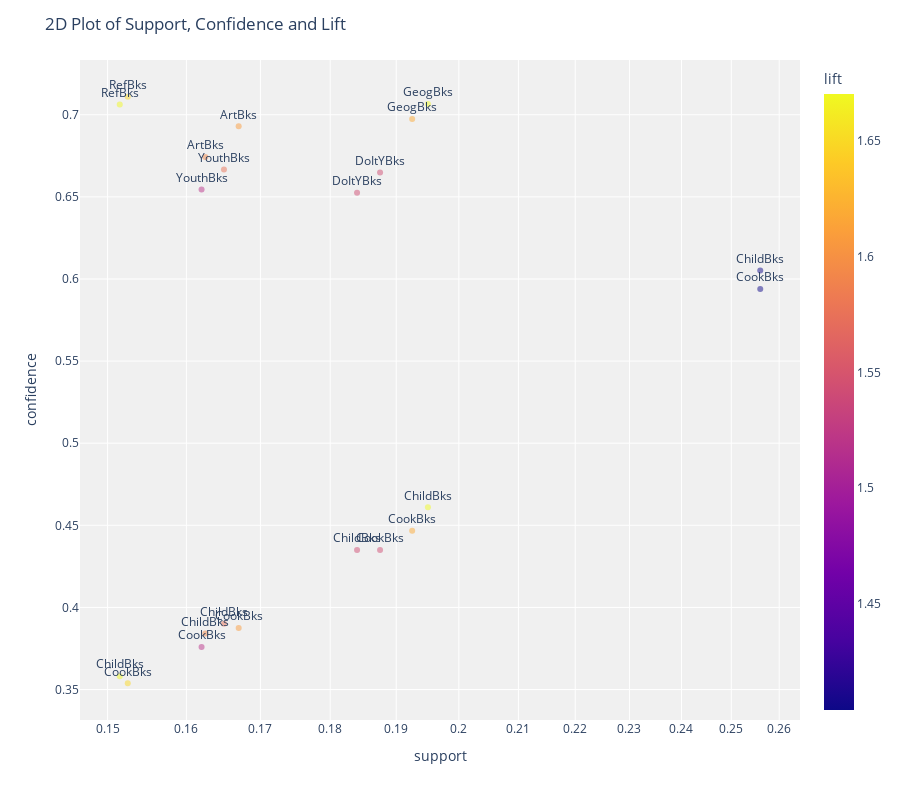

Write notebook code for a chart like this one.
### Code cell
plot_model(Rules, plot='2d')

### Figure 1 — Plotly figure (JSON) as saved in the notebook; plotly's stock layout.template omitted (floating-point values rounded to 4 significant figures)
{"data": [{"customdata": [["YouthBks", "ChildBks"], ["ChildBks", "YouthBks"], ["CookBks", "ChildBks"], ["ChildBks", "CookBks"], ["DoItYBks", "ChildBks"], ["ChildBks", "DoItYBks"], ["ChildBks", "RefBks"], ["RefBks", "ChildBks"], ["ChildBks", "ArtBks"], ["ArtBks", "ChildBks"], ["ChildBks", "GeogBks"], ["GeogBks", "ChildBks"], ["CookBks", "YouthBks"], ["YouthBks", "CookBks"], ["DoItYBks", "CookBks"], ["CookBks", "DoItYBks"], ["CookBks", "RefBks"], ["RefBks", "CookBks"], ["CookBks", "ArtBks"], ["ArtBks", "CookBks"], ["CookBks", "GeogBks"], ["GeogBks", "CookBks"]], "hovertemplate": "support=%{x}<br>confidence=%{y}<br>antecedents_short=%{text}<br>antecedents=%{customdata[0]}<br>consequents=%{customdata[1]}<br>lift=%{marker.color}<extra></extra>", "legendgroup": "", "marker": {"color": [1.576, 1.576, 1.404, 1.404, 1.543, 1.543, 1.67, 1.67, 1.594, 1.594, 1.67, 1.67, 1.519, 1.519, 1.543, 1.543, 1.65, 1.65, 1.608, 1.608, 1.618, 1.618], "coloraxis": "coloraxis", "opacity": 0.5, "symbol": "circle"}, "mode": "markers+text", "name": "", "orientation": "v", "showlegend": false, "text": ["YouthBks", "ChildBks", "CookBks", "ChildBks", "DoItYBks", "ChildBks", "ChildBks", "RefBks", "ChildBks", "ArtBks", "ChildBks", "GeogBks", "CookBks", "YouthBks", "DoItYBks", "CookBks", "CookBks", "RefBks", "CookBks", "ArtBks", "CookBks", "GeogBks"], "textposition": "top center", "type": "scatter", "x": [0.165, 0.165, 0.256, 0.256, 0.184, 0.184, 0.1515, 0.1515, 0.1625, 0.1625, 0.195, 0.195, 0.162, 0.162, 0.1875, 0.1875, 0.1525, 0.1525, 0.167, 0.167, 0.1925, 0.1925], "xaxis": "x", "y": [0.6667, 0.3901, 0.594, 0.6052, 0.6525, 0.435, 0.3582, 0.7063, 0.3842, 0.6743, 0.461, 0.7065, 0.3759, 0.6545, 0.6649, 0.435, 0.3538, 0.711, 0.3875, 0.6929, 0.4466, 0.6975], "yaxis": "y"}], "layout": {"coloraxis": {"colorbar": {"title": {"text": "lift"}}, "colorscale": [[0, "#0d0887"], [0.1111, "#46039f"], [0.2222, "#7201a8"], [0.3333, "#9c179e"], [0.4444, "#bd3786"], [0.5556, "#d8576b"], [0.6667, "#ed7953"], [0.7778, "#fb9f3a"], [0.8889, "#fdca26"], [1, "#f0f921"]]}, "height": 800, "legend": {"tracegroupgap": 0}, "margin": {"t": 60}, "plot_bgcolor": "rgb(240,240,240)", "title": {"text": "2D Plot of Support, Confidence and Lift"}, "xaxis": {"anchor": "y", "domain": [0, 1], "title": {"text": "support"}, "type": "log"}, "yaxis": {"anchor": "x", "domain": [0, 1], "title": {"text": "confidence"}}}}
